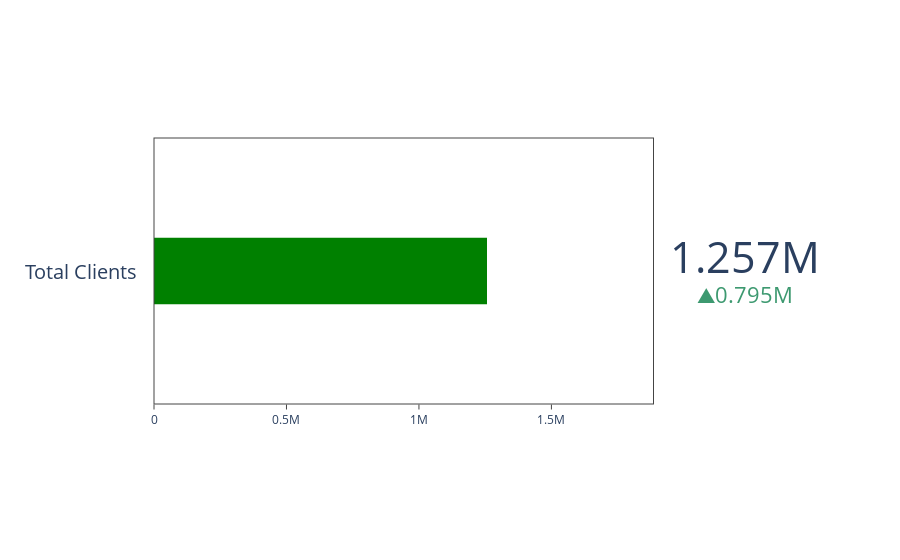

Notebook code for this chart:
### Code cell
fig = go.Figure(go.Indicator(
    mode = "gauge+number+delta",
    gauge = {'shape': "bullet"},
    delta = {'reference': 462156},
    value = x,
    domain = {'x': [0.1, 1], 'y': [0.2, 0.9]},
    title = {'text': "Total Clients"}))

fig.show()

### Figure 1 — Plotly figure (JSON) as saved in the notebook; plotly's stock layout.template omitted (floating-point values rounded to 4 significant figures)
{"data": [{"delta": {"reference": 462156}, "domain": {"x": [0.1, 1], "y": [0.2, 0.9]}, "gauge": {"shape": "bullet"}, "mode": "gauge+number+delta", "title": {"text": "Total Clients"}, "type": "indicator", "value": 1256896}], "layout": {}}
